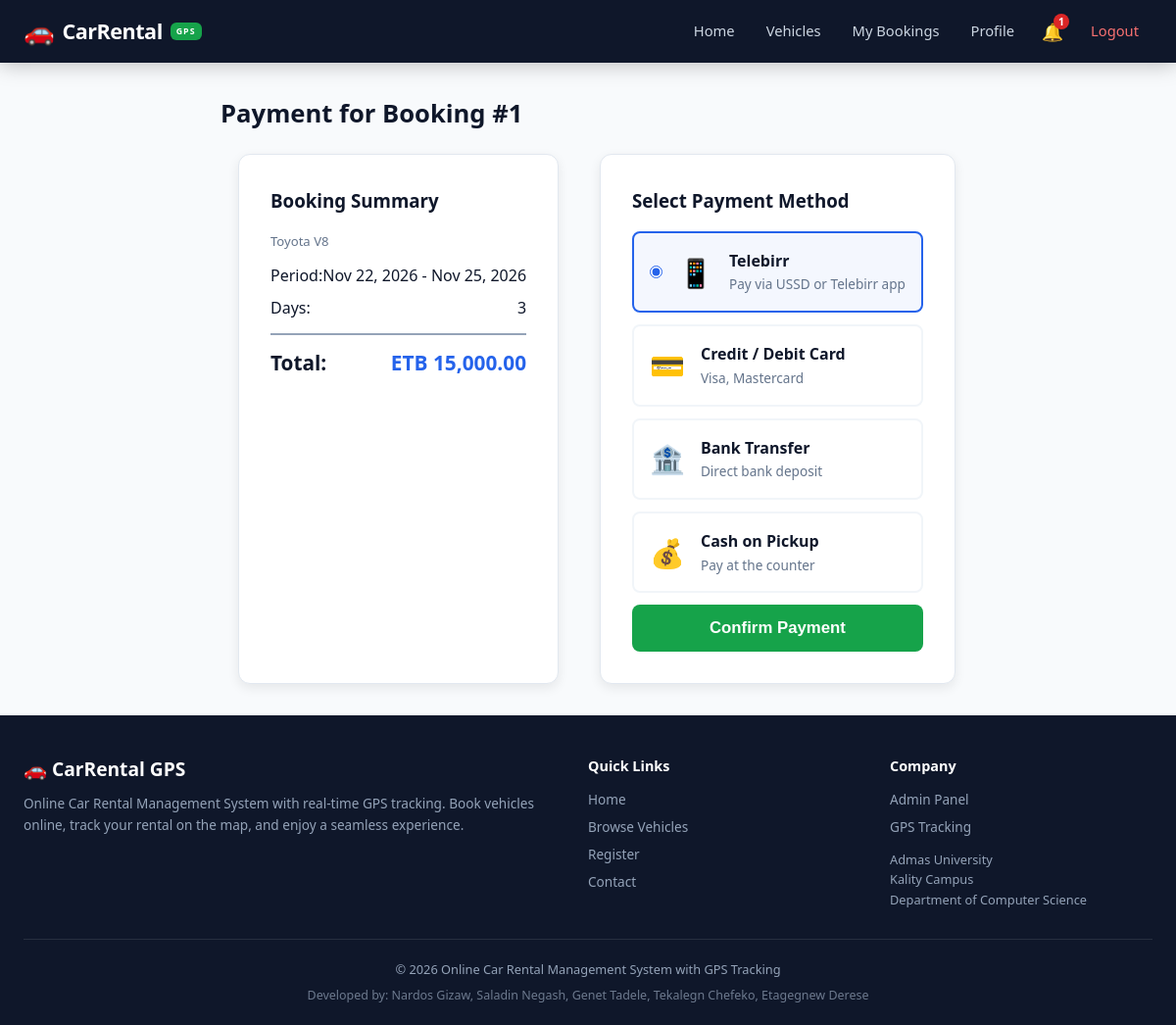
Screenshot of /payment.php?booking_id=1 (signed in) with the database file from the repository.
### tables this page shows
CREATE TABLE IF NOT EXISTS bookings (
    id              INT AUTO_INCREMENT PRIMARY KEY,
    user_id         INT            NOT NULL,
    car_id          INT            NOT NULL,
    start_date      DATE           NOT NULL,
    end_date        DATE           NOT NULL,
    pickup_location VARCHAR(200)   DEFAULT NULL,
    total_cost      DECIMAL(10,2)  NOT NULL,
    notes           TEXT           DEFAULT NULL,
    status          ENUM('pending','confirmed','active','completed','cancelled') DEFAULT 'pending',
    created_at      TIMESTAMP      DEFAULT CURRENT_TIMESTAMP,
    updated_at      TIMESTAMP      DEFAULT CURRENT_TIMESTAMP ON UPDATE CURRENT_TIMESTAMP,
    FOREIGN KEY (user_id) REFERENCES users(id) ON DELETE CASCADE,
    FOREIGN KEY (car_id)  REFERENCES cars(id)  ON DELETE CASCADE
);

CREATE TABLE IF NOT EXISTS cars (
    id             INT AUTO_INCREMENT PRIMARY KEY,
    name           VARCHAR(100)  NOT NULL,
    brand          VARCHAR(50)   DEFAULT NULL,
    type           ENUM('Sedan','SUV','Hatchback','Pickup','Van','Luxury','Electric') DEFAULT 'Sedan',
    fuel_type      ENUM('Petrol','Diesel','Hybrid','Electric') DEFAULT 'Petrol',
    transmission   ENUM('Manual','Automatic') DEFAULT 'Automatic',
    seats          INT            DEFAULT 5,
    doors          INT            DEFAULT 4,
    luggage        INT            DEFAULT 2,
    air_conditioning TINYINT(1)   DEFAULT 1,
    bluetooth      TINYINT(1)     DEFAULT 1,
    price_per_day  DECIMAL(10,2)  NOT NULL,
    image          VARCHAR(255)   DEFAULT NULL,
    description    TEXT           DEFAULT NULL,
    status         ENUM('available','rented','under_repair','unavailable') DEFAULT 'available',
    featured       TINYINT(1)     DEFAULT 0,
    created_at     TIMESTAMP      DEFAULT CURRENT_TIMESTAMP,
    updated_at     TIMESTAMP      DEFAULT CURRENT_TIMESTAMP ON UPDATE CURRENT_TIMESTAMP
);

### config/database.php (called while the page is built, shortened)
<?php
function db() {
    static $pdo = null;
    if ($pdo === null) {
        try {
            $dsn = 'mysql:host=' . DB_HOST . ';port=' . DB_PORT . ';dbname=' . DB_NAME . ';charset=utf8mb4';
            $pdo = new PDO($dsn, DB_USER, DB_PASS, [
                PDO::ATTR_ERRMODE            => PDO::ERRMODE_EXCEPTION,
                PDO::ATTR_DEFAULT_FETCH_MODE => PDO::FETCH_ASSOC,
                PDO::ATTR_EMULATE_PREPARES   => false,
            ]);
        } catch (PDOException $e) {
            die('Database connection failed: ' . $e->getMessage());
        }
    }
    return $pdo;
}

### includes/functions.php (called while the page is built, shortened)
<?php
function e(string $str): string {
    return htmlspecialchars($str, ENT_QUOTES, 'UTF-8');
}
function money($amount): string {
    return 'ETB ' . number_format((float)$amount, 2);
}
function formatDate($date): string {
    return date('M d, Y', strtotime($date));
}
function daysBetween($start, $end): int {
    $diff = strtotime($end) - strtotime($start);
    return max(1, (int)round($diff / 86400));
}

### payment.php (the view, shortened to what this page needs)
<?php
require_once __DIR__ . '/includes/functions.php';
$bookingId = (int)($_GET['booking_id'] ?? 0);
$stmt = db()->prepare(
    'SELECT b.*, c.name AS car_name, c.image, c.price_per_day
     FROM bookings b JOIN cars c ON b.car_id = c.id
     WHERE b.id = ? AND b.user_id = ?'
);
$stmt->execute([$bookingId, $_SESSION['user_id']]);
$booking = $stmt->fetch();
$success = '';
include __DIR__ . '/includes/header.php';
?>
<h2 class="page-title">Payment for Booking #<?= $booking['id'] ?></h2>
<?php if ($success): ?>
    <div class="alert alert-success">
        <h3>&#9989; <?= e($success) ?></h3>
        <p>Your booking is confirmed. You'll receive a notification when your vehicle is ready for pickup.</p>
        <a href="<?= APP_URL ?>/my_bookings.php" class="btn btn-primary">View My Bookings</a>
    </div>
<?php else: ?>
<div style="display:grid;grid-template-columns:1fr 1fr;gap:24px;max-width:800px;">
    <div class="form-card">
        <h3 style="margin-bottom:16px;">Booking Summary</h3>
        <div class="car-brand" style="margin-bottom:12px;"><?= e($booking['car_name']) ?></div>
        <div style="display:flex;justify-content:space-between;margin-bottom:8px;">
            <span>Period:</span>
            <span><?= formatDate($booking['start_date']) ?> - <?= formatDate($booking['end_date']) ?></span>
        </div>
        <div style="display:flex;justify-content:space-between;margin-bottom:8px;">
            <span>Days:</span>
            <span><?= daysBetween($booking['start_date'], $booking['end_date']) ?></span>
        </div>
        <div style="display:flex;justify-content:space-between;font-size:1.3rem;font-weight:700;border-top:2px solid var(--gray-lt);padding-top:12px;margin-top:12px;">
            <span>Total:</span>
            <span style="color:var(--primary);"><?= money($booking['total_cost']) ?></span>
        </div>
    </div>
    <div class="form-card">
        <form method="POST" action="">
            <h3 style="margin-bottom:16px;">Select Payment Method</h3>
            <label class="payment-option">
                <input type="radio" name="payment_method" value="telebirr" checked>
                <div class="payment-icon">&#128241;</div>
                <div>
                    <strong>Telebirr</strong>
                    <div style="font-size:.85rem;color:var(--gray);">Pay via USSD or Telebirr app</div>
                </div>
            </label>
            <label class="payment-option">
                <div class="payment-icon">&#128179;</div>
                <div>
                    <strong>Credit / Debit Card</strong>
                    <div style="font-size:.85rem;color:var(--gray);">Visa, Mastercard</div>
                </div>
            </label>
            <label class="payment-option">
                <div class="payment-icon">&#127974;</div>
                <div>
                    <strong>Bank Transfer</strong>
                    <div style="font-size:.85rem;color:var(--gray);">Direct bank deposit</div>
                </div>
            </label>
            <label class="payment-option">
                <div class="payment-icon">&#128176;</div>
                <div>
                    <strong>Cash on Pickup</strong>
                    <div style="font-size:.85rem;color:var(--gray);">Pay at the counter</div>
                </div>
            </label>
            <button type="submit" class="btn btn-success btn-block btn-lg">Confirm Payment</button>
        </form>
    </div>
</div>
<?php endif; ?>
<?php include __DIR__ . '/includes/footer.php'; ?>

### assets/css/style.css (style rules this page uses)
:root { --primary: #2563eb; --primary-lt: #3b82f6; --primary-dk: #1e40af; --accent: #f59e0b; --accent-dk: #d97706; --danger: #dc2626; --danger-lt: #fee2e2; --success: #16a34a; --success-lt: #dcfce7; --warning: #eab308; --warning-lt: #fef9c3; --dark: #0f172a; --dark2: #1e293b; --gray: #64748b; --gray-lt: #94a3b8; --light: #f1f5f9; --lighter: #f8fafc; --white: #ffffff; --radius: 12px; --radius-sm: 8px; --radius-lg: 20px; --shadow-sm: 0 1px 3px rgba(0,0,0,.08); --shadow: 0 4px 12px rgba(0,0,0,.08); --shadow-lg: 0 8px 24px rgba(0,0,0,.12); --shadow-xl: 0 16px 48px rgba(0,0,0,.16); --gradient: linear-gradient(135deg, #2563eb 0%, #1e40af 100%); --gradient-accent: linear-gradient(135deg, #f59e0b 0%, #d97706 100%); --transition: all .25s cubic-bezier(.4,0,.2,1); }
* { margin: 0; padding: 0; box-sizing: border-box; }
html { scroll-behavior: smooth; }
body { font-family: 'Segoe UI', -apple-system, BlinkMacSystemFont, Tahoma, sans-serif; background: var(--lighter); color: var(--dark); line-height: 1.6; min-height: 100vh; display: flex; flex-direction: column; }
.page-title { font-size: 1.6rem; font-weight: 700; margin-bottom: 20px; color: var(--dark); }
.car-brand { font-size: .82rem; color: var(--gray); margin-bottom: 10px; }
.btn { display: inline-flex; align-items: center; justify-content: center; gap: 6px; padding: 10px 22px; border: none; border-radius: var(--radius-sm); font-size: .92rem; font-weight: 600; cursor: pointer; transition: var(--transition); text-decoration: none; white-space: nowrap; }
.btn-success { background: var(--success); color: var(--white); }
.btn-block { width: 100%; }
.btn-lg { padding: 14px 32px; font-size: 1.05rem; }
.form-card { background: var(--white); border-radius: var(--radius); padding: 32px; box-shadow: var(--shadow); margin: 0 auto; border: 1px solid #e2e8f0; }
.payment-option { display: flex; align-items: center; gap: 16px; padding: 16px; border: 2px solid var(--light); border-radius: var(--radius-sm); cursor: pointer; transition: var(--transition); margin-bottom: 12px; }
.payment-option.selected { border-color: var(--primary); background: rgba(37,99,235,.05); }
.payment-option input[type="radio"] { accent-color: var(--primary); }
.payment-icon { font-size: 1.8rem; }

### rows the page displays
bookings: id "1", car.name "Toyota V8", start_date "Nov 22, 2026", end_date "Nov 25, 2026", start_date+end_date "3", total_cost "ETB 15,000.00"

### other values shown
$unread "1"
